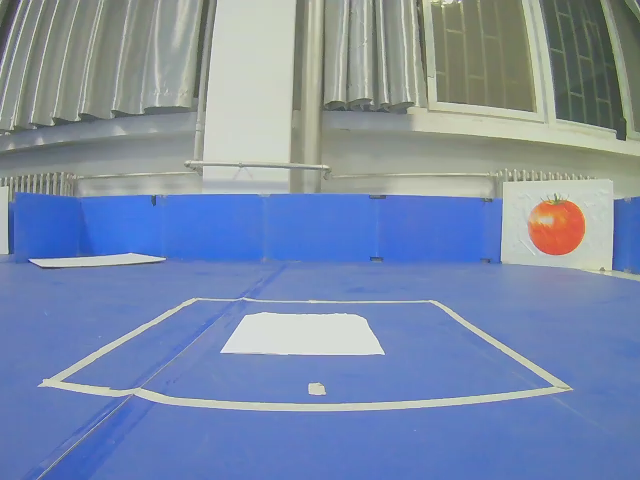
#> input picture my_try/image/bd_high.png, 640 x 480 px, given in place of 最后录制.mp4, which was not available
$ python 'show_gray_gaussian_canny(adaptive).py'
#> lines starting #> are read from the running program, lines starting #| are printed output that depends on the picture; after the words box and inside, x2 and y2 are one past the last pixel; in counts of white or black regions, pixels touching at a corner belong together; pictures that were not available may be replaced by others from this repository, and a replacement may not be noted
import cv2
import numpy as np

# --- 参数配置区 ---
# 输入视频的路径 (请确保视频文件与此脚本在同一目录下, 或提供完整路径)
VIDEO_PATH = '/home/lby/CURSOR/follow_line/my_try/视频和图片/拉窗帘原始视频（平视）/最后录制.mp4'
# 高斯模糊参数
GAUSSIAN_KERNEL_SIZE = (5, 5)  # 高斯核大小
GAUSSIAN_SIGMA_X = 0  # 标准差，0表示根据核大小自动计算
# 自适应Canny边缘检测参数
ADAPTIVE_CANNY_SIGMA = 0.33  # 控制阈值相对于中位数的浮动范围
# 图像翻转参数
PERFORM_HORIZONTAL_FLIP = True  # 是否执行水平翻转

def process_video():
    """
    加载视频，将每一帧转换为灰度图，并同时显示原始帧和灰度帧
    """
    # 打开视频文件
    cap = cv2.VideoCapture(VIDEO_PATH)
    if not cap.isOpened():
        print(f"错误: 无法打开视频文件 '{VIDEO_PATH}'")
        return

    # 获取视频的帧率(FPS)并计算帧间延迟
    fps = cap.get(cv2.CAP_PROP_FPS)
    if fps == 0:
        print("警告: 无法获取视频帧率, 将默认使用30 FPS。")
        fps = 30
    delay = int(1000 / fps)

    print("视频处理已启动... 按 'q' 键退出。")

    while True:
        # 读取一帧
        ret, frame = cap.read()
#> frame is the input picture: shape (480, 640, 3); mean B, G, R 169.2, 140.9, 124
        if not ret:
            print("视频播放结束。")
            break

        # 执行水平翻转（如果启用）
        if PERFORM_HORIZONTAL_FLIP:
            frame = cv2.flip(frame, 1)
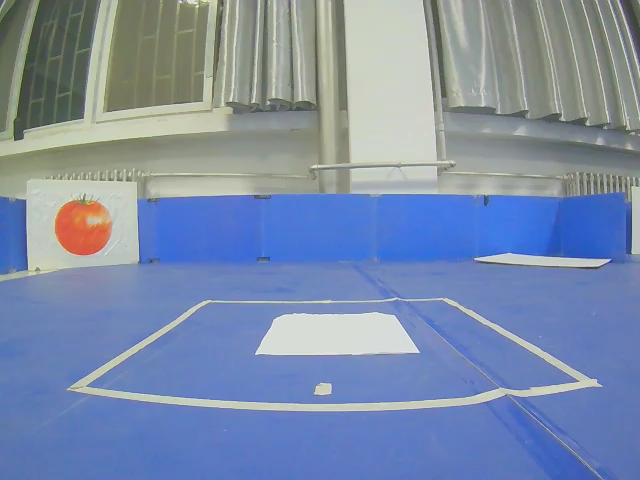
#> frame: shape (480, 640, 3); mean B, G, R 169.2, 140.9, 124

        # 将原始帧转换为灰度图
        gray_frame = cv2.cvtColor(frame, cv2.COLOR_BGR2GRAY)
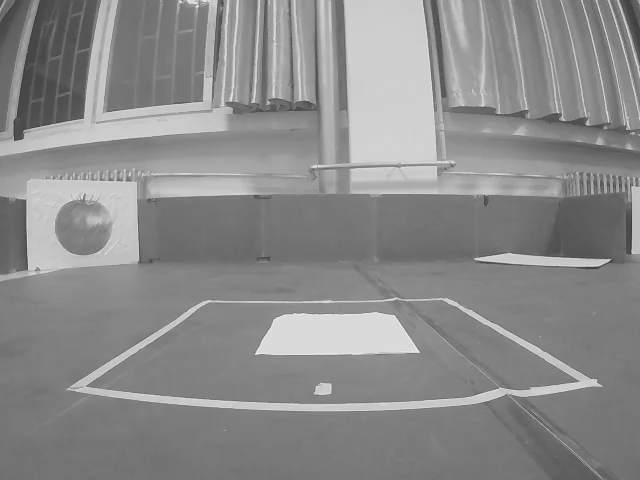
#> gray_frame: shape (480, 640); min 50, max 244, mean 139.1

        # 对灰度图应用高斯模糊
        blurred_frame = cv2.GaussianBlur(gray_frame, GAUSSIAN_KERNEL_SIZE, GAUSSIAN_SIGMA_X)

        # 计算自适应Canny阈值
        v = np.median(gray_frame)  # 使用未模糊的灰度图计算中位数
#> v = 129
        low_thresh = int(max(0, (1.0 - ADAPTIVE_CANNY_SIGMA) * v))  # 确保阈值不为负
#> low_thresh = 86
        high_thresh = int(min(255, (1.0 + ADAPTIVE_CANNY_SIGMA) * v))  # 确保阈值不超过255
#> high_thresh = 171

        # 应用自适应Canny边缘检测
        canny_edges = cv2.Canny(blurred_frame, low_thresh, high_thresh)
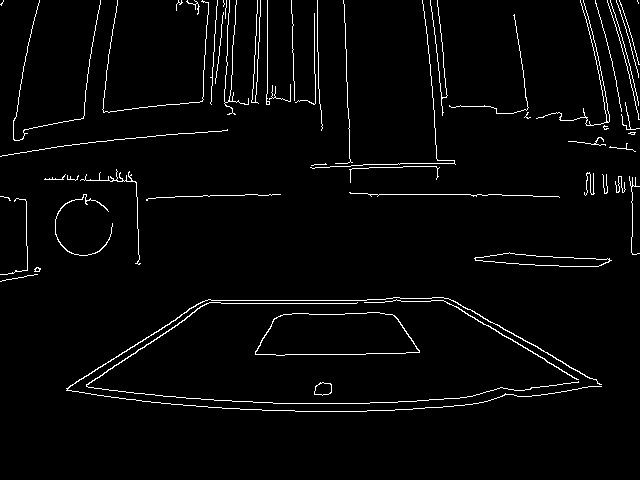
#> canny_edges: shape (480, 640); 2.8% white in thin lines or dots, all inside (x1, y1, x2, y2) = (0, 0, 640, 412)

        # 显示原始帧、灰度帧、高斯模糊后的帧和自适应Canny边缘检测结果
        cv2.imshow('Original Frame', frame)
        cv2.imshow('Grayscale Frame', gray_frame)
        cv2.imshow('Gaussian Blurred Frame', blurred_frame)
        cv2.imshow('Adaptive Canny Edges', canny_edges)

        # 等待按键，'q'键用于退出
        if cv2.waitKey(delay) & 0xFF == ord('q'):
#> (key q is pressed here)
            break

    # 释放资源
    cap.release()
    cv2.destroyAllWindows()
    print("程序已退出。")

if __name__ == '__main__':
    process_video()

$ run again, on my_try/image/bd_low.png
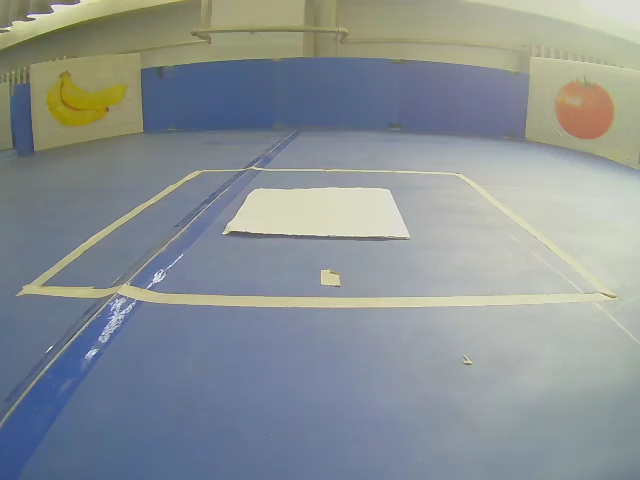
#> input picture my_try/image/bd_low.png, 640 x 480 px, given in place of 最后录制.mp4, which was not available
#> in process_video, frame is the input picture: shape (480, 640, 3); mean B, G, R 148.5, 146.2, 138.9
#> in process_video, `gray_frame = cv2.cvtColor(frame, cv2.COLOR_BGR2GRAY)`:
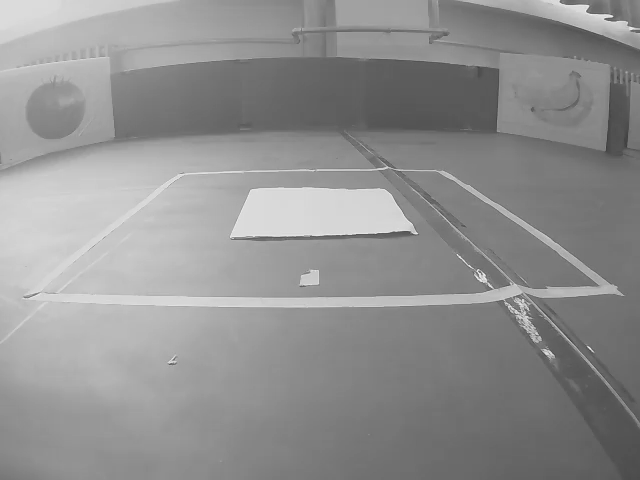
#> gray_frame: shape (480, 640); min 60, max 239, mean 144.3
#> v = 139
#> low_thresh = 93
#> high_thresh = 184
#> in process_video, `canny_edges = cv2.Canny(blurred_frame, low_thresh, high_thresh)`:
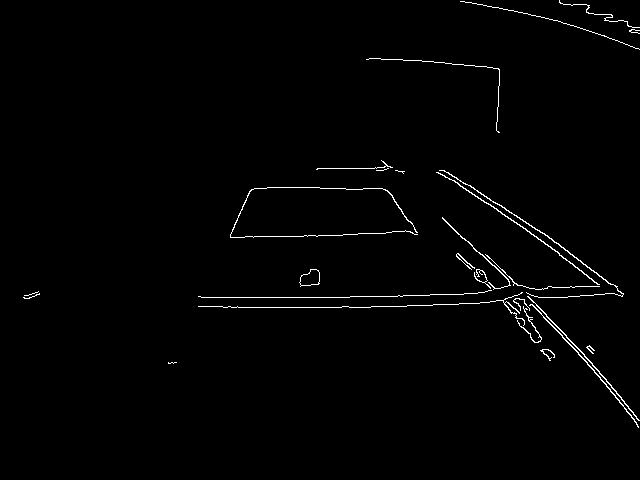
#> canny_edges: shape (480, 640); 1.2% white in thin lines or dots, all inside (x1, y1, x2, y2) = (23, 0, 640, 428)

$ run again, on my_try/image/high_bd.png
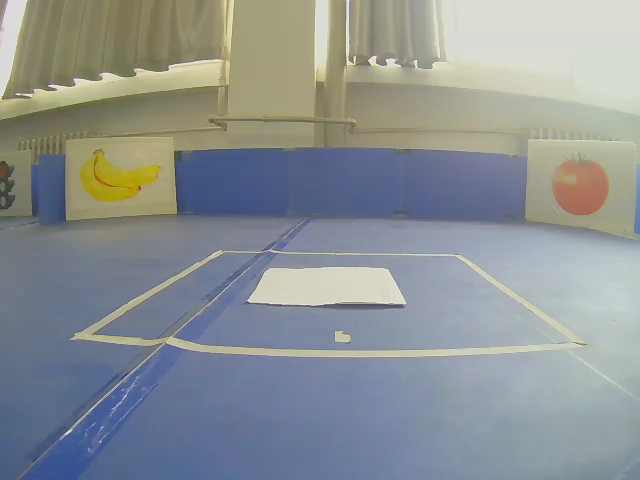
#> input picture my_try/image/high_bd.png, 640 x 480 px, given in place of 最后录制.mp4, which was not available
#> in process_video, frame is the input picture: shape (480, 640, 3); mean B, G, R 147.9, 145.9, 140.2
#> in process_video, `gray_frame = cv2.cvtColor(frame, cv2.COLOR_BGR2GRAY)`:
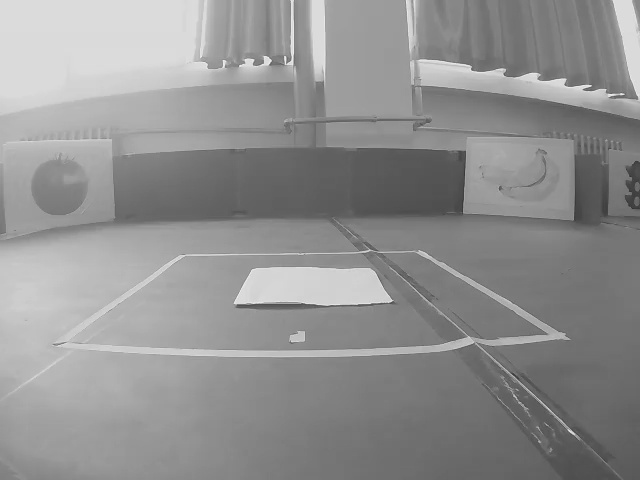
#> gray_frame: shape (480, 640); min 49, max 238, mean 144.4
#> v = 140
#> low_thresh = 93
#> high_thresh = 186
#> in process_video, `canny_edges = cv2.Canny(blurred_frame, low_thresh, high_thresh)`:
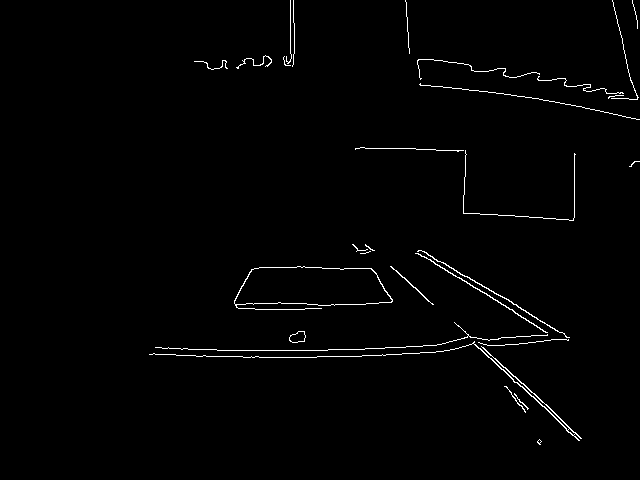
#> canny_edges: shape (480, 640); 1.2% white in thin lines or dots, all inside (x1, y1, x2, y2) = (149, 0, 640, 445)
